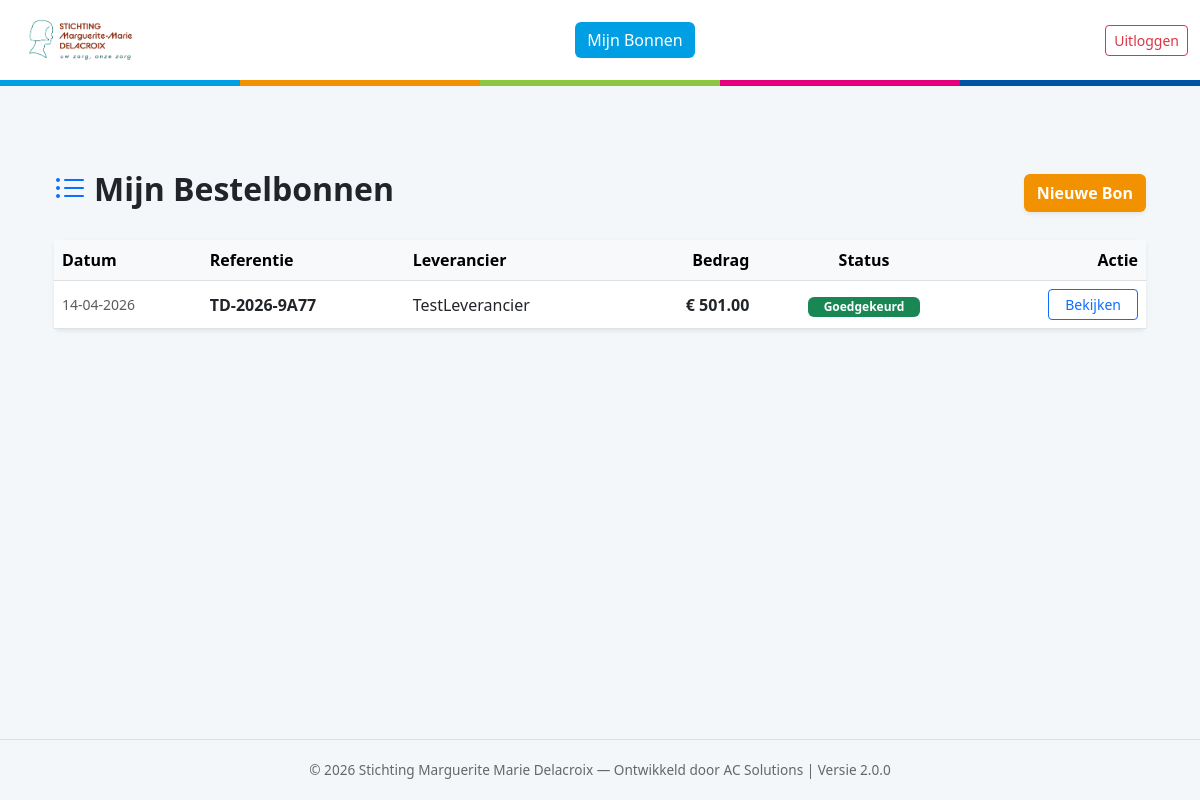
Screenshot of /my_orders (signed in) with the database file from the repository.
### models.py (models this page shows)
class Order(db.Model):
    id = db.Column(db.Integer, primary_key=True)
    order_number = db.Column(db.String(50), unique=True)
    created_at = db.Column(db.DateTime, default=datetime.utcnow)
    status = db.Column(db.String(30), default='Concept')
    reference = db.Column(db.String(200))
    total_amount = db.Column(db.Float, default=0.0)
    user_id = db.Column(db.Integer, db.ForeignKey('user.id'))
    supplier_id = db.Column(db.Integer, db.ForeignKey('supplier.id'))
    attachment_filename = db.Column(db.String(255))
    rejection_reason = db.Column(db.Text)
    notify_on_update = db.Column(db.Boolean, default=True)
    notification_type = db.Column(db.String(20), default='Final')
    bo_approval_code = db.Column(db.String(50))
    bo_approval_date = db.Column(db.DateTime)
    bo_name = db.Column(db.String(100))
    dir_approval_code = db.Column(db.String(50))
    dir_approval_date = db.Column(db.DateTime)
    dir_name = db.Column(db.String(100))
    supplier = db.relationship('Supplier', backref='orders', lazy=True)
    lines = db.relationship('OrderLine', backref='order', lazy=True)
    attachments = db.relationship('Attachment', backref='order', lazy=True)

class Supplier(db.Model):
    id = db.Column(db.Integer, primary_key=True)
    name = db.Column(db.String(100), unique=True, nullable=False)
    street = db.Column(db.String(100))
    house_number = db.Column(db.String(10))
    zip_code = db.Column(db.String(20))
    city = db.Column(db.String(100))
    country = db.Column(db.String(100), default="België")
    vat_number = db.Column(db.String(20))
    email = db.Column(db.String(120), nullable=True)

### app.py (the view)
@app.route('/my_orders')
@login_required
def my_orders():
    orders = Order.query.filter_by(user_id=current_user.id).order_by(Order.created_at.desc()).all()
    return render_template('my_orders.html', orders=orders)

### app.py (called while the page is built)
@login_manager.user_loader
def load_user(user_id):
    return User.query.get(int(user_id))

### templates/my_orders.html (shortened to what this page needs)
{% extends "base.html" %}
{% block content %}
<div class="container pb-5">
    <div class="d-flex justify-content-between align-items-center mb-4">
        <h2 class="fw-bold text-dark"><i class="bi bi-list-ul me-2 text-primary"></i>Mijn Bestelbonnen</h2>
        <a href="{{ url_for('new_order') }}" class="btn fw-bold text-white shadow-sm" style="background-color: #f29200;">Nieuwe Bon</a>
    </div>
    <div class="card shadow-sm border-0">
        <div class="card-body p-0">
            <div class="table-responsive">
                <table class="table table-hover align-middle mb-0">
                    <thead class="table-light">
                        <tr>
                            <th>Datum</th>
                            <th>Referentie</th>
                            <th>Leverancier</th>
                            <th class="text-end">Bedrag</th>
                            <th class="text-center">Status</th>
                            <th class="text-end">Actie</th>
                        </tr>
                    </thead>
                    <tbody>
                        {% for o in orders %}
                        <tr>
                            <td class="small text-muted">{{ o.created_at.strftime('%d-%m-%Y') }}</td>
                            <td>
                                <div class="fw-bold">{{ o.order_number }}</div>
                            </td>
                            <td>{{ o.supplier.name }}</td>
                            <td class="text-end fw-bold">€ {{ "%.2f"|format(o.total_amount) }}</td>
                            <td class="text-center">
    <span class="badge {% if o.status == 'Goedgekeurd' %}bg-success{% elif o.status == 'Afgewezen' %}bg-danger{% else %}bg-warning text-dark{% endif %} px-3">
        {{ o.status }}
    </span>
</td>
                            <td class="text-end text-nowrap">
                                <a href="{{ url_for('order_detail', order_id=o.id) }}" class="btn btn-sm btn-outline-primary px-3">Bekijken</a>
                            </td>
                        </tr>
                        {% else %}
                        <tr><td colspan="6" class="text-center py-5 text-muted">Je hebt nog geen bonnen.</td></tr>
                        {% endfor %}
                    </tbody>
                </table>
            </div>
        </div>
    </div>
</div>
{% endblock %}

### static/style.css (style rules this page uses)
html, body { height: 100%; margin: 0; }
body { background-color: #f4f7f9; font-family: 'Segoe UI', Roboto, Helvetica, Arial, sans-serif; display: flex; flex-direction: column; min-height: 100vh; padding-top: 106px; }
.container { margin-top: 20px; }

### rows the page displays
Order: created_at "14-04-2026", order_number "TD-2026-9A77", supplier.name "TestLeverancier", total_amount "501.00", status "Goedgekeurd"
